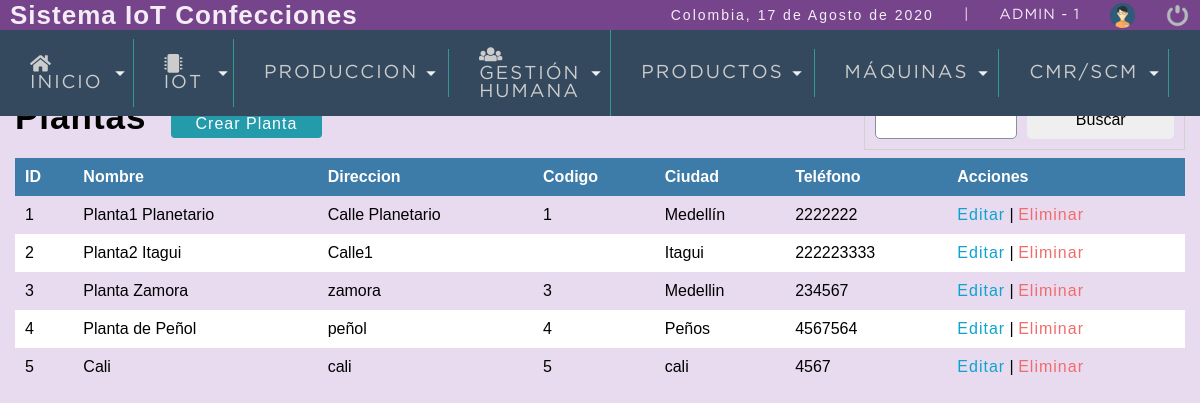
The page /sistema/lista_plantas.php (signed in) on the database as committed earlier.
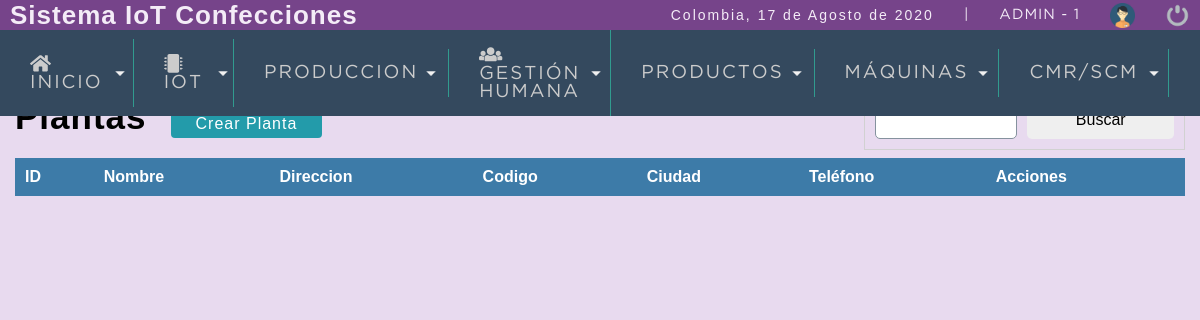
The same page on the database as committed later.
### tables this page shows
CREATE TABLE `plantas` (
  `idplanta` int(11) NOT NULL,
  `nombre` varchar(40) NOT NULL,
  `direccion` varchar(50) NOT NULL,
  `codigo` varchar(10) NOT NULL,
  `ciudad` varchar(30) NOT NULL,
  `telefono` varchar(15) NOT NULL,
  `status` int(11) NOT NULL DEFAULT 1,
  `created_at` datetime NOT NULL DEFAULT current_timestamp(),
  `updated_at` datetime DEFAULT NULL,
  `deleted_at` datetime DEFAULT NULL,
  `usuario_id` int(11) NOT NULL
);

### sistema/calculonumpaginas.php (called while the page is built, shortened)
<?php
	$por_pagina=10;
	if(empty($_REQUEST['pagina'])){
		$pagina=1;
	}else{
		$pagina=$_REQUEST['pagina'];
	}
	$desde=($pagina-1)*$por_pagina;
?>

### sistema/lista_plantas.php (the view, shortened to what this page needs)
<?php
	include "../conexion.php";
?>
<!DOCTYPE html>
<html lang="en">
<head>
	<?php  include "includes/scripts.php"; ?>
</head>
<body>
	<?php  include "includes/header.php"; ?>
	<section id="container">
		<h1>Plantas</h1>
		<a href="registro_planta.php" class="btn_new">Crear Planta</a>
		<form action="buscar_planta.php" method="get" class="form_search">
			<input type="text" name="busqueda" id="busqueda">
			<input type="submit" value="Buscar" class="btn_search">
		</form>
		<table>
			<tr>
				<th>ID</th>
				<th>Nombre</th>
				<th>Direccion</th>
				<th>Codigo</th>
				<th>Ciudad</th>
				<th>Teléfono</th>
				<th>Acciones</th>
			</tr>
			<?php
				include "calculonumpaginas.php";
				$query = mysqli_query($conexion,"SELECT idplanta, nombre, direccion, codigo, ciudad, telefono FROM plantas WHERE status=1 ORDER BY idplanta ASC LIMIT $desde,$por_pagina");
				$result = mysqli_num_rows($query);
				if($result>0){
					while ($data=mysqli_fetch_array($query)) {
						?>
							<tr>
								<td><?php echo $data['idplanta']; ?></td>
								<td><?php echo $data['nombre']; ?></td>
								<td><?php echo $data['direccion']; ?></td>
								<td><?php echo $data['codigo']; ?></td>
								<td><?php echo $data['ciudad']; ?></td>
								<td><?php echo $data['telefono']; ?></td>
								<td>
									<a class="link_edit" href="editar_planta.php?id=<?php echo $data['idplanta']; ?>">Editar</a>
									|
									<a class="link_delete" href="eliminar_confirmar_planta.php?id=<?php echo $data['idplanta']; ?>">Eliminar</a>
								</td>
							</tr>
						<?php
					}
				}
			?>
		</table>
	</section>
</body>
</html>

Rows that differ between the two databases and show on the page:
removed plantas: idplanta "1", nombre "Planta1 Planetario", direccion "Calle Planetario", codigo "1", ciudad "Medellín", telefono "2222222"
removed plantas: idplanta "2", nombre "Planta2 Itagui", direccion "Calle1", ciudad "Itagui", telefono "222223333"
removed plantas: idplanta "3", nombre "Planta Zamora", direccion "zamora", codigo "3", ciudad "Medellin", telefono "234567"
removed plantas: idplanta "4", nombre "Planta de Peñol", direccion "peñol", codigo "4", ciudad "Peños", telefono "4567564"
removed plantas: idplanta "5", nombre "Cali", direccion "cali", codigo "5", ciudad "cali", telefono "4567"
